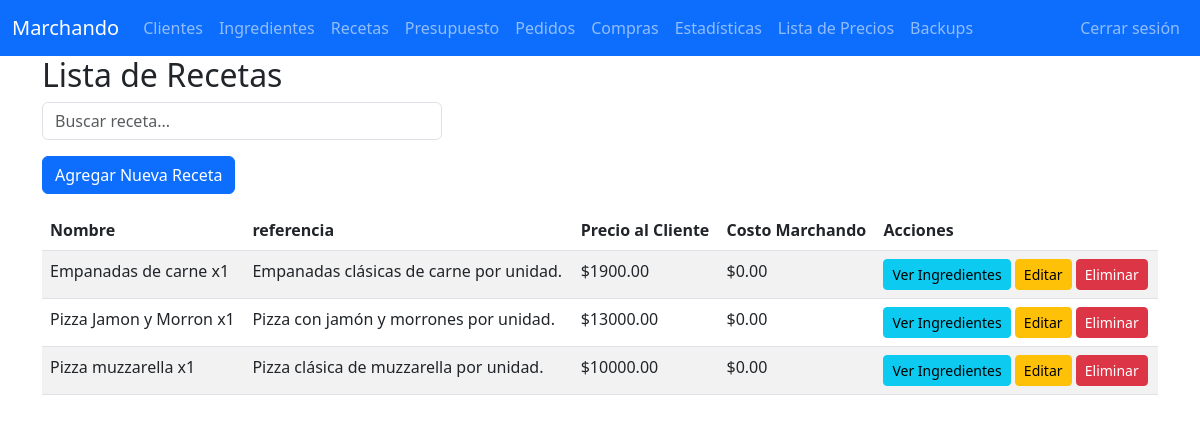
Before: /recetas (signed in) with the older database file.
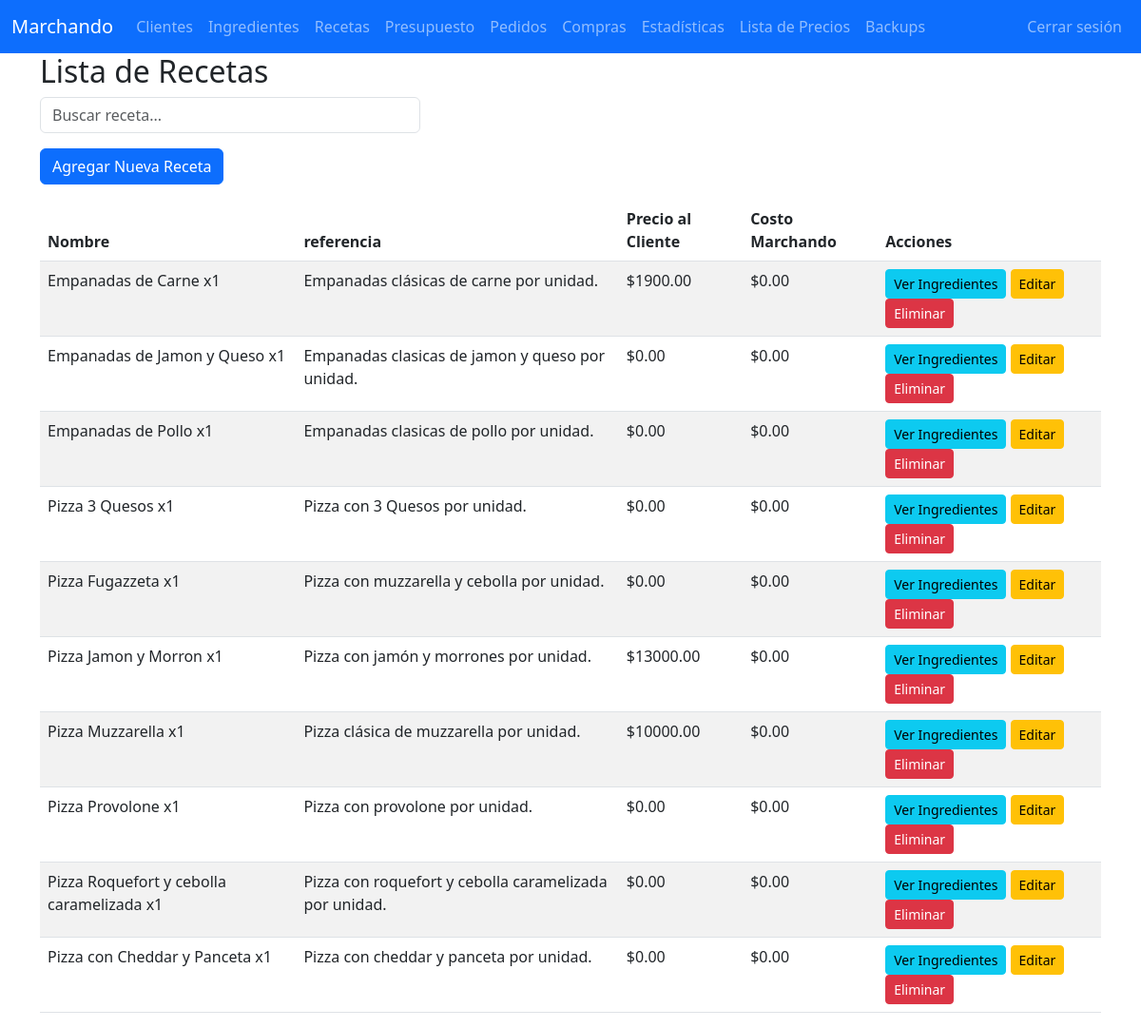
After: the same page with the newer database file.
### tables this page shows
CREATE TABLE recetas (
    id INTEGER PRIMARY KEY AUTOINCREMENT,
    nombre TEXT NOT NULL,
    referencia TEXT,
    UNIQUE(nombre)
);

### app.py (the view)
@app.route('/recetas')
@login_required
def ver_recetas():
    with get_conn() as conn:
        recetas = conn.execute('''
            SELECT r.*,
                   COALESCE(SUM(ri.cantidad * i.costo_unitario), 0) AS valor_total,
                   COALESCE(lp.precio_cliente, 0) AS precio_cliente
            FROM recetas r
            LEFT JOIN receta_ingredientes ri ON r.id = ri.receta_id
            LEFT JOIN ingredientes i ON ri.ingrediente_id = i.id
            LEFT JOIN lista_precios lp ON r.id = lp.receta_id
            GROUP BY r.id
            ORDER BY r.nombre
        ''').fetchall()
    return render_template('modificar_recetas.html', recetas=recetas)

### app.py (called while the page is built)
def login_required(f):
    @wraps(f)
    def decorated_function(*args, **kwargs):
        if not session.get('logged_in'): # PRUEBAS LOCALES
            return redirect(url_for('login', next=request.path))
        return f(*args, **kwargs)
    return decorated_function

def get_conn():
    conn = sqlite3.connect(DB_NAME)
    conn.row_factory = sqlite3.Row
    return conn

### templates/modificar_recetas.html (shortened to what this page needs)
{% extends "base.html" %}
{% block content %}
<h2>Lista de Recetas</h2>
<div class="mb-3">
  <input id="searchInput" type="search" class="form-control" placeholder="Buscar receta..." onkeyup="filterTable()" style="max-width: 400px" />
</div>
<a href="{{ url_for('nueva_receta') }}" class="btn btn-primary mb-3">Agregar Nueva Receta</a>
<table class="table table-striped table-hover" id="recetasTable">
  <thead>
    <tr>
      <th>Nombre</th>
      <th>referencia</th>
      <th>Precio al Cliente</th>
      <th>Costo Marchando</th>
      <th>Acciones</th>
    </tr>
  </thead>
  <tbody>
  {% for r in recetas %}
    <tr>
      <td>{{ r.nombre }}</td>
      <td>{{ r.referencia or '' }}</td>
      <td>${{ "%.2f"|format(r.precio_cliente or 0) }}</td>
      <td>${{ "%.2f"|format(r.valor_total or 0) }}</td>
      <td>
        <a href="{{ url_for('ver_receta', receta_id=r.id) }}" class="btn btn-sm btn-info">Ver Ingredientes</a>
        <a href="{{ url_for('modificar_receta', id=r.id) }}" class="btn btn-sm btn-warning">Editar</a>
        <a href="{{ url_for('eliminar_receta', id=r.id) }}" class="btn btn-sm btn-danger" onclick="return confirm('¿Seguro que deseas eliminar esta receta?');">Eliminar</a>
      </td>
    </tr>
  {% endfor %}
  </tbody>
</table>
{% endblock %}

### templates/base.html (shortened to what this page needs)
<!DOCTYPE html>
<html lang="es">
<head>
    <link href="https://cdn.jsdelivr.net/npm/bootstrap@5.3.0/dist/css/bootstrap.min.css" rel="stylesheet" />
</head>
<body>
<nav class="navbar navbar-expand-lg navbar-dark bg-primary fixed-top">
  <div class="container-fluid">
    <a class="navbar-brand" href="{{ url_for('index') }}">Marchando</a>
    <div class="collapse navbar-collapse" id="navbarNav">
      <ul class="navbar-nav me-auto">
        <li class="nav-item"><a class="nav-link" href="{{ url_for('clientes') }}">Clientes</a></li>
        <li class="nav-item"><a class="nav-link" href="{{ url_for('modificar_ingredientes') }}">Ingredientes</a></li>
        <li class="nav-item"><a class="nav-link" href="{{ url_for('ver_recetas') }}">Recetas</a></li>
        <li class="nav-item"><a class="nav-link" href="{{ url_for('presupuesto') }}">Presupuesto</a></li>
        <li class="nav-item"><a class="nav-link" href="{{ url_for('pedidos') }}">Pedidos</a></li>
        <li class="nav-item"><a class="nav-link" href="{{ url_for('compras') }}">Compras</a></li>
        <li class="nav-item"><a class="nav-link" href="{{ url_for('estadisticas_pedidos') }}">Estadísticas</a></li>
        <li class="nav-item"><a class="nav-link" href="{{ url_for('lista_precios') }}">Lista de Precios</a></li>
        <li class="nav-item"><a class="nav-link" href="{{ url_for('backups.listar_backups') }}">Backups</a></li>
      </ul>
      <ul class="navbar-nav ms-auto">
        {% if session.get('logged_in') %}
          <li class="nav-item">
            <a class="nav-link" href="{{ url_for('logout') }}">Cerrar sesión</a>
          </li>
        {% endif %}
      </ul>
    </div>
  </div>
</nav>
<div class="container">
    {% block content %}
    {% endblock %}
</div>
</body>
</html>

### templates/base.html (style rules this page uses)
body { padding-top: 56px; }

Changed rows visible on the page:
changed recetas "Empanadas clásicas de carne por unidad.": nombre "Empanadas de carne x1" → "Empanadas de Carne x1"
added recetas: nombre "Empanadas de Jamon y Queso x1", referencia "Empanadas clasicas de jamon y queso por unidad.", precio_cliente "0.00", valor_total "0.00"
added recetas: nombre "Empanadas de Pollo x1", referencia "Empanadas clasicas de pollo por unidad.", precio_cliente "0.00", valor_total "0.00"
added recetas: nombre "Pizza 3 Quesos x1", referencia "Pizza con 3 Quesos por unidad.", precio_cliente "0.00", valor_total "0.00"
added recetas: nombre "Pizza Fugazzeta x1", referencia "Pizza con muzzarella y cebolla por unidad.", precio_cliente "0.00", valor_total "0.00"
changed recetas "Pizza clásica de muzzarella por unidad.": nombre "Pizza muzzarella x1" → "Pizza Muzzarella x1"
added recetas: nombre "Pizza Provolone x1", referencia "Pizza con provolone por unidad.", precio_cliente "0.00", valor_total "0.00"
added recetas: nombre "Pizza Roquefort y cebolla caramelizada x1", referencia "Pizza con roquefort y cebolla caramelizada por unidad.", precio_cliente "0.00", valor_total "0.00"
added recetas: nombre "Pizza con Cheddar y Panceta x1", referencia "Pizza con cheddar y panceta por unidad.", precio_cliente "0.00", valor_total "0.00"
